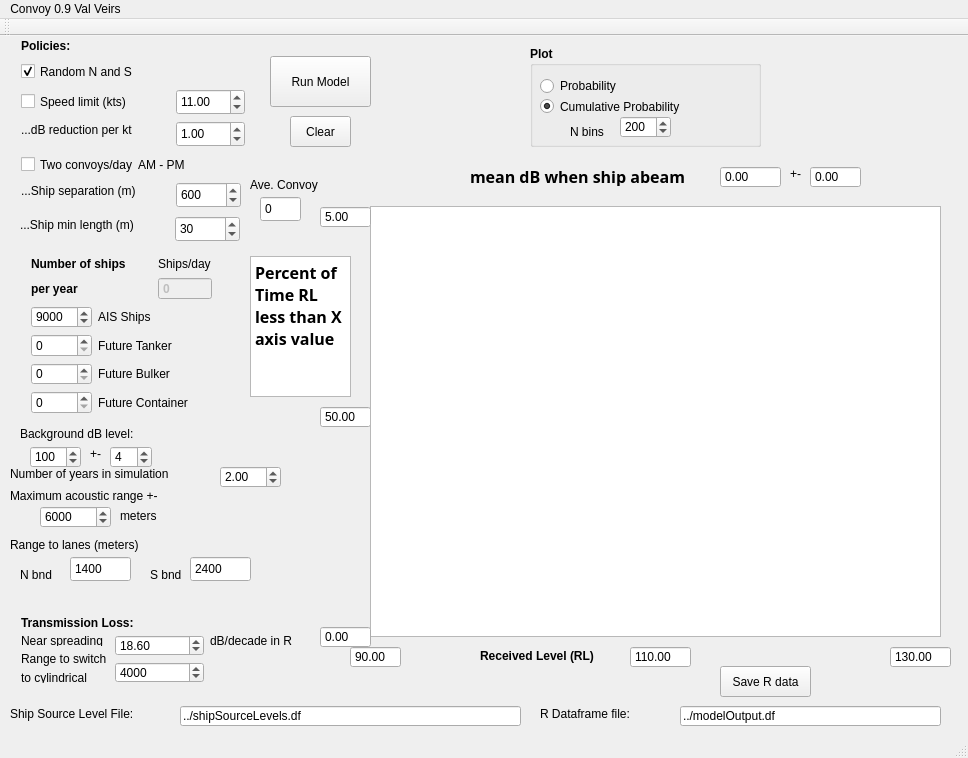
<?xml version="1.0" encoding="UTF-8"?>
<ui version="4.0">
 <class>Convoy</class>
 <widget class="QMainWindow" name="Convoy">
  <property name="enabled">
   <bool>true</bool>
  </property>
  <property name="geometry">
   <rect>
    <x>0</x>
    <y>0</y>
    <width>968</width>
    <height>758</height>
   </rect>
  </property>
  <property name="windowTitle">
   <string>Convoy - 0.9 - Val Veirs - Beam Reach</string>
  </property>
  <widget class="QWidget" name="centralWidget">
   <widget class="QPushButton" name="runModel">
    <property name="geometry">
     <rect>
      <x>270</x>
      <y>20</y>
      <width>101</width>
      <height>51</height>
     </rect>
    </property>
    <property name="text">
     <string>Run Model</string>
    </property>
   </widget>
   <widget class="QLabel" name="label">
    <property name="geometry">
     <rect>
      <x>10</x>
      <y>670</y>
      <width>171</width>
      <height>16</height>
     </rect>
    </property>
    <property name="text">
     <string>Ship Source Level File:</string>
    </property>
   </widget>
   <widget class="QLineEdit" name="inputFile">
    <property name="geometry">
     <rect>
      <x>180</x>
      <y>670</y>
      <width>341</width>
      <height>20</height>
     </rect>
    </property>
    <property name="text">
     <string>../shipSourceLevels.df</string>
    </property>
   </widget>
   <widget class="QLabel" name="label_25">
    <property name="geometry">
     <rect>
      <x>540</x>
      <y>670</y>
      <width>131</width>
      <height>16</height>
     </rect>
    </property>
    <property name="text">
     <string>R Dataframe file:</string>
    </property>
   </widget>
   <widget class="QPushButton" name="saveRdata">
    <property name="geometry">
     <rect>
      <x>720</x>
      <y>630</y>
      <width>91</width>
      <height>31</height>
     </rect>
    </property>
    <property name="text">
     <string>Save R data</string>
    </property>
   </widget>
   <widget class="QLineEdit" name="outputFileName">
    <property name="geometry">
     <rect>
      <x>680</x>
      <y>670</y>
      <width>261</width>
      <height>20</height>
     </rect>
    </property>
    <property name="text">
     <string>../modelOutput.df</string>
    </property>
   </widget>
   <widget class="QDoubleSpinBox" name="nYears">
    <property name="geometry">
     <rect>
      <x>220</x>
      <y>430</y>
      <width>61</width>
      <height>22</height>
     </rect>
    </property>
    <property name="singleStep">
     <double>1.000000000000000</double>
    </property>
    <property name="value">
     <double>2.000000000000000</double>
    </property>
   </widget>
   <widget class="QSpinBox" name="dbBackgroundSigma">
    <property name="geometry">
     <rect>
      <x>110</x>
      <y>410</y>
      <width>42</width>
      <height>22</height>
     </rect>
    </property>
    <property name="maximum">
     <number>150</number>
    </property>
    <property name="value">
     <number>4</number>
    </property>
   </widget>
   <widget class="QSpinBox" name="dbBackground">
    <property name="geometry">
     <rect>
      <x>30</x>
      <y>410</y>
      <width>51</width>
      <height>22</height>
     </rect>
    </property>
    <property name="maximum">
     <number>150</number>
    </property>
    <property name="value">
     <number>100</number>
    </property>
   </widget>
   <widget class="QLabel" name="label_2">
    <property name="geometry">
     <rect>
      <x>20</x>
      <y>390</y>
      <width>151</width>
      <height>16</height>
     </rect>
    </property>
    <property name="text">
     <string>Background dB level:</string>
    </property>
   </widget>
   <widget class="QLabel" name="label_51">
    <property name="geometry">
     <rect>
      <x>10</x>
      <y>430</y>
      <width>221</width>
      <height>16</height>
     </rect>
    </property>
    <property name="text">
     <string>Number of years in simulation</string>
    </property>
   </widget>
   <widget class="QLabel" name="label_23">
    <property name="geometry">
     <rect>
      <x>90</x>
      <y>410</y>
      <width>21</width>
      <height>16</height>
     </rect>
    </property>
    <property name="text">
     <string>+-</string>
    </property>
   </widget>
   <widget class="QDoubleSpinBox" name="yMid">
    <property name="geometry">
     <rect>
      <x>320</x>
      <y>370</y>
      <width>51</width>
      <height>22</height>
     </rect>
    </property>
    <property name="buttonSymbols">
     <enum>QAbstractSpinBox::NoButtons</enum>
    </property>
    <property name="maximum">
     <double>9999.989999999999782</double>
    </property>
    <property name="value">
     <double>50.000000000000000</double>
    </property>
   </widget>
   <widget class="QDoubleSpinBox" name="xMid">
    <property name="geometry">
     <rect>
      <x>630</x>
      <y>610</y>
      <width>61</width>
      <height>22</height>
     </rect>
    </property>
    <property name="buttonSymbols">
     <enum>QAbstractSpinBox::NoButtons</enum>
    </property>
    <property name="maximum">
     <double>999999.989999999990687</double>
    </property>
    <property name="value">
     <double>110.000000000000000</double>
    </property>
   </widget>
   <widget class="QGraphicsView" name="graphicsView">
    <property name="geometry">
     <rect>
      <x>370</x>
      <y>170</y>
      <width>571</width>
      <height>431</height>
     </rect>
    </property>
   </widget>
   <widget class="QDoubleSpinBox" name="yMax">
    <property name="geometry">
     <rect>
      <x>320</x>
      <y>170</y>
      <width>51</width>
      <height>22</height>
     </rect>
    </property>
    <property name="buttonSymbols">
     <enum>QAbstractSpinBox::NoButtons</enum>
    </property>
    <property name="maximum">
     <double>9999.989999999999782</double>
    </property>
    <property name="value">
     <double>5.000000000000000</double>
    </property>
   </widget>
   <widget class="QDoubleSpinBox" name="yMin">
    <property name="geometry">
     <rect>
      <x>320</x>
      <y>590</y>
      <width>51</width>
      <height>22</height>
     </rect>
    </property>
    <property name="buttonSymbols">
     <enum>QAbstractSpinBox::NoButtons</enum>
    </property>
    <property name="maximum">
     <double>9999.989999999999782</double>
    </property>
    <property name="value">
     <double>0.000000000000000</double>
    </property>
   </widget>
   <widget class="QDoubleSpinBox" name="xMax">
    <property name="geometry">
     <rect>
      <x>890</x>
      <y>610</y>
      <width>61</width>
      <height>22</height>
     </rect>
    </property>
    <property name="buttonSymbols">
     <enum>QAbstractSpinBox::NoButtons</enum>
    </property>
    <property name="maximum">
     <double>999999.989999999990687</double>
    </property>
    <property name="value">
     <double>130.000000000000000</double>
    </property>
   </widget>
   <widget class="QDoubleSpinBox" name="xMin">
    <property name="geometry">
     <rect>
      <x>350</x>
      <y>610</y>
      <width>51</width>
      <height>22</height>
     </rect>
    </property>
    <property name="buttonSymbols">
     <enum>QAbstractSpinBox::NoButtons</enum>
    </property>
    <property name="maximum">
     <double>9999.989999999999782</double>
    </property>
    <property name="value">
     <double>90.000000000000000</double>
    </property>
   </widget>
   <widget class="QGroupBox" name="groupBox_2">
    <property name="geometry">
     <rect>
      <x>530</x>
      <y>10</y>
      <width>231</width>
      <height>101</height>
     </rect>
    </property>
    <property name="font">
     <font>
      <weight>75</weight>
      <bold>true</bold>
     </font>
    </property>
    <property name="title">
     <string>Plot</string>
    </property>
    <widget class="QRadioButton" name="graphY_0">
     <property name="geometry">
      <rect>
       <x>10</x>
       <y>30</y>
       <width>111</width>
       <height>20</height>
      </rect>
     </property>
     <property name="font">
      <font>
       <weight>50</weight>
       <bold>false</bold>
      </font>
     </property>
     <property name="text">
      <string>Probability</string>
     </property>
    </widget>
    <widget class="QRadioButton" name="graphY_1">
     <property name="geometry">
      <rect>
       <x>10</x>
       <y>50</y>
       <width>181</width>
       <height>21</height>
      </rect>
     </property>
     <property name="font">
      <font>
       <weight>50</weight>
       <bold>false</bold>
      </font>
     </property>
     <property name="text">
      <string>Cumulative Probability</string>
     </property>
     <property name="checked">
      <bool>true</bool>
     </property>
    </widget>
    <widget class="QSpinBox" name="nBins">
     <property name="geometry">
      <rect>
       <x>90</x>
       <y>70</y>
       <width>51</width>
       <height>22</height>
      </rect>
     </property>
     <property name="font">
      <font>
       <weight>50</weight>
       <bold>false</bold>
      </font>
     </property>
     <property name="maximum">
      <number>9999</number>
     </property>
     <property name="singleStep">
      <number>100</number>
     </property>
     <property name="value">
      <number>200</number>
     </property>
    </widget>
    <widget class="QLabel" name="label_52">
     <property name="geometry">
      <rect>
       <x>40</x>
       <y>80</y>
       <width>49</width>
       <height>11</height>
      </rect>
     </property>
     <property name="font">
      <font>
       <weight>50</weight>
       <bold>false</bold>
      </font>
     </property>
     <property name="text">
      <string>N bins</string>
     </property>
    </widget>
   </widget>
   <widget class="QWidget" name="layoutWidget">
    <property name="geometry">
     <rect>
      <x>20</x>
      <y>210</y>
      <width>203</width>
      <height>179</height>
     </rect>
    </property>
    <layout class="QGridLayout" name="gridLayout">
     <item row="0" column="0" colspan="2">
      <widget class="QLabel" name="label_8">
       <property name="font">
        <font>
         <weight>75</weight>
         <bold>true</bold>
        </font>
       </property>
       <property name="text">
        <string>Number of ships </string>
       </property>
      </widget>
     </item>
     <item row="0" column="2">
      <widget class="QLabel" name="label_26">
       <property name="text">
        <string>Ships/day</string>
       </property>
      </widget>
     </item>
     <item row="1" column="0">
      <widget class="QLabel" name="label_3">
       <property name="font">
        <font>
         <weight>75</weight>
         <bold>true</bold>
        </font>
       </property>
       <property name="text">
        <string>per year</string>
       </property>
      </widget>
     </item>
     <item row="1" column="2">
      <widget class="QSpinBox" name="shipsPerDay">
       <property name="enabled">
        <bool>false</bool>
       </property>
       <property name="font">
        <font>
         <weight>75</weight>
         <bold>true</bold>
        </font>
       </property>
       <property name="buttonSymbols">
        <enum>QAbstractSpinBox::NoButtons</enum>
       </property>
       <property name="maximum">
        <number>99999</number>
       </property>
       <property name="singleStep">
        <number>100</number>
       </property>
       <property name="value">
        <number>0</number>
       </property>
      </widget>
     </item>
     <item row="2" column="0">
      <widget class="QSpinBox" name="N_ships_0">
       <property name="maximum">
        <number>99999</number>
       </property>
       <property name="singleStep">
        <number>100</number>
       </property>
       <property name="value">
        <number>9000</number>
       </property>
      </widget>
     </item>
     <item row="2" column="1" colspan="2">
      <widget class="QLabel" name="label_9">
       <property name="text">
        <string>AIS Ships</string>
       </property>
      </widget>
     </item>
     <item row="3" column="0">
      <widget class="QSpinBox" name="N_ships_1">
       <property name="maximum">
        <number>99999</number>
       </property>
       <property name="singleStep">
        <number>100</number>
       </property>
       <property name="value">
        <number>0</number>
       </property>
      </widget>
     </item>
     <item row="3" column="1" colspan="2">
      <widget class="QLabel" name="label_10">
       <property name="text">
        <string>Future Tanker</string>
       </property>
      </widget>
     </item>
     <item row="4" column="0">
      <widget class="QSpinBox" name="N_ships_2">
       <property name="maximum">
        <number>99999</number>
       </property>
       <property name="singleStep">
        <number>100</number>
       </property>
       <property name="value">
        <number>0</number>
       </property>
      </widget>
     </item>
     <item row="4" column="1" colspan="2">
      <widget class="QLabel" name="label_11">
       <property name="text">
        <string>Future Bulker</string>
       </property>
      </widget>
     </item>
     <item row="5" column="0">
      <widget class="QSpinBox" name="N_ships_3">
       <property name="maximum">
        <number>99999</number>
       </property>
       <property name="singleStep">
        <number>100</number>
       </property>
       <property name="value">
        <number>0</number>
       </property>
      </widget>
     </item>
     <item row="5" column="1" colspan="2">
      <widget class="QLabel" name="label_12">
       <property name="text">
        <string>Future Container</string>
       </property>
      </widget>
     </item>
    </layout>
   </widget>
   <widget class="QLabel" name="label_24">
    <property name="geometry">
     <rect>
      <x>10</x>
      <y>450</y>
      <width>201</width>
      <height>20</height>
     </rect>
    </property>
    <property name="text">
     <string>Maximum acoustic range +-</string>
    </property>
   </widget>
   <widget class="QSpinBox" name="maxRange">
    <property name="geometry">
     <rect>
      <x>40</x>
      <y>470</y>
      <width>71</width>
      <height>22</height>
     </rect>
    </property>
    <property name="maximum">
     <number>25000</number>
    </property>
    <property name="singleStep">
     <number>1000</number>
    </property>
    <property name="value">
     <number>6000</number>
    </property>
   </widget>
   <widget class="QLabel" name="label_35">
    <property name="geometry">
     <rect>
      <x>120</x>
      <y>470</y>
      <width>49</width>
      <height>20</height>
     </rect>
    </property>
    <property name="text">
     <string>meters</string>
    </property>
   </widget>
   <widget class="QLabel" name="label_4">
    <property name="geometry">
     <rect>
      <x>10</x>
      <y>500</y>
      <width>171</width>
      <height>17</height>
     </rect>
    </property>
    <property name="text">
     <string>Range to lanes (meters)</string>
    </property>
   </widget>
   <widget class="QSpinBox" name="laneRange_0">
    <property name="geometry">
     <rect>
      <x>70</x>
      <y>520</y>
      <width>61</width>
      <height>26</height>
     </rect>
    </property>
    <property name="buttonSymbols">
     <enum>QAbstractSpinBox::NoButtons</enum>
    </property>
    <property name="maximum">
     <number>9999</number>
    </property>
    <property name="value">
     <number>1400</number>
    </property>
   </widget>
   <widget class="QSpinBox" name="laneRange_1">
    <property name="geometry">
     <rect>
      <x>190</x>
      <y>520</y>
      <width>61</width>
      <height>26</height>
     </rect>
    </property>
    <property name="buttonSymbols">
     <enum>QAbstractSpinBox::NoButtons</enum>
    </property>
    <property name="maximum">
     <number>9999</number>
    </property>
    <property name="value">
     <number>2400</number>
    </property>
   </widget>
   <widget class="QLabel" name="label_5">
    <property name="geometry">
     <rect>
      <x>20</x>
      <y>530</y>
      <width>51</width>
      <height>17</height>
     </rect>
    </property>
    <property name="text">
     <string>N bnd</string>
    </property>
   </widget>
   <widget class="QLabel" name="label_6">
    <property name="geometry">
     <rect>
      <x>150</x>
      <y>530</y>
      <width>51</width>
      <height>17</height>
     </rect>
    </property>
    <property name="text">
     <string>S bnd</string>
    </property>
   </widget>
   <widget class="QPushButton" name="clearGraph">
    <property name="geometry">
     <rect>
      <x>290</x>
      <y>80</y>
      <width>61</width>
      <height>31</height>
     </rect>
    </property>
    <property name="text">
     <string>Clear</string>
    </property>
   </widget>
   <widget class="QDoubleSpinBox" name="dB_shipStDev">
    <property name="geometry">
     <rect>
      <x>810</x>
      <y>130</y>
      <width>51</width>
      <height>22</height>
     </rect>
    </property>
    <property name="buttonSymbols">
     <enum>QAbstractSpinBox::NoButtons</enum>
    </property>
    <property name="minimum">
     <double>-9999.000000000000000</double>
    </property>
    <property name="maximum">
     <double>9999.989999999999782</double>
    </property>
   </widget>
   <widget class="QDoubleSpinBox" name="dB_shipMean">
    <property name="geometry">
     <rect>
      <x>720</x>
      <y>130</y>
      <width>61</width>
      <height>22</height>
     </rect>
    </property>
    <property name="buttonSymbols">
     <enum>QAbstractSpinBox::NoButtons</enum>
    </property>
    <property name="minimum">
     <double>-9999.000000000000000</double>
    </property>
    <property name="maximum">
     <double>9999.989999999999782</double>
    </property>
   </widget>
   <widget class="QLabel" name="label_32">
    <property name="geometry">
     <rect>
      <x>790</x>
      <y>130</y>
      <width>21</width>
      <height>16</height>
     </rect>
    </property>
    <property name="text">
     <string>+-</string>
    </property>
   </widget>
   <widget class="QLabel" name="label_31">
    <property name="geometry">
     <rect>
      <x>470</x>
      <y>130</y>
      <width>231</width>
      <height>20</height>
     </rect>
    </property>
    <property name="font">
     <font>
      <family>Source Code Pro</family>
      <pointsize>12</pointsize>
      <weight>75</weight>
      <bold>true</bold>
     </font>
    </property>
    <property name="text">
     <string>mean dB when ship abeam</string>
    </property>
   </widget>
   <widget class="QWidget" name="layoutWidget">
    <property name="geometry">
     <rect>
      <x>10</x>
      <y>570</y>
      <width>299</width>
      <height>88</height>
     </rect>
    </property>
    <layout class="QGridLayout" name="gridLayout_3">
     <item row="0" column="0" colspan="2">
      <widget class="QLabel" name="label_7">
       <property name="font">
        <font>
         <weight>75</weight>
         <bold>true</bold>
        </font>
       </property>
       <property name="text">
        <string>Transmission Loss:</string>
       </property>
      </widget>
     </item>
     <item row="1" column="0">
      <widget class="QLabel" name="label_17">
       <property name="text">
        <string>Near spreading</string>
       </property>
      </widget>
     </item>
     <item row="1" column="1" rowspan="2">
      <widget class="QDoubleSpinBox" name="nearSpreading">
       <property name="value">
        <double>18.600000000000001</double>
       </property>
      </widget>
     </item>
     <item row="1" column="2">
      <widget class="QLabel" name="label_14">
       <property name="text">
        <string>dB/decade in R</string>
       </property>
      </widget>
     </item>
     <item row="2" column="0" rowspan="2">
      <widget class="QLabel" name="label_16">
       <property name="text">
        <string>Range to switch</string>
       </property>
      </widget>
     </item>
     <item row="3" column="1" rowspan="2">
      <widget class="QSpinBox" name="rangeCylindrical">
       <property name="maximum">
        <number>99999</number>
       </property>
       <property name="singleStep">
        <number>100</number>
       </property>
       <property name="value">
        <number>4000</number>
       </property>
      </widget>
     </item>
     <item row="4" column="0">
      <widget class="QLabel" name="label_18">
       <property name="text">
        <string>to cylindrical</string>
       </property>
      </widget>
     </item>
    </layout>
   </widget>
   <widget class="QLabel" name="label_19">
    <property name="geometry">
     <rect>
      <x>20</x>
      <y>180</y>
      <width>143</width>
      <height>17</height>
     </rect>
    </property>
    <property name="text">
     <string>...Ship min length (m)</string>
    </property>
   </widget>
   <widget class="QSpinBox" name="minShipLength">
    <property name="geometry">
     <rect>
      <x>175</x>
      <y>180</y>
      <width>65</width>
      <height>26</height>
     </rect>
    </property>
    <property name="maximum">
     <number>9999</number>
    </property>
    <property name="singleStep">
     <number>10</number>
    </property>
    <property name="value">
     <number>30</number>
    </property>
   </widget>
   <widget class="QLabel" name="label_13">
    <property name="geometry">
     <rect>
      <x>21</x>
      <y>1</y>
      <width>60</width>
      <height>17</height>
     </rect>
    </property>
    <property name="font">
     <font>
      <weight>75</weight>
      <bold>true</bold>
     </font>
    </property>
    <property name="text">
     <string>Policies:</string>
    </property>
   </widget>
   <widget class="QCheckBox" name="policy_0">
    <property name="geometry">
     <rect>
      <x>21</x>
      <y>24</y>
      <width>136</width>
      <height>23</height>
     </rect>
    </property>
    <property name="text">
     <string>Random N and S</string>
    </property>
    <property name="checked">
     <bool>true</bool>
    </property>
   </widget>
   <widget class="QCheckBox" name="policy_1">
    <property name="geometry">
     <rect>
      <x>21</x>
      <y>54</y>
      <width>136</width>
      <height>23</height>
     </rect>
    </property>
    <property name="text">
     <string>Speed limit (kts)</string>
    </property>
    <property name="checked">
     <bool>false</bool>
    </property>
   </widget>
   <widget class="QLabel" name="label_20">
    <property name="geometry">
     <rect>
      <x>21</x>
      <y>85</y>
      <width>143</width>
      <height>17</height>
     </rect>
    </property>
    <property name="text">
     <string>...dB reduction per kt</string>
    </property>
   </widget>
   <widget class="QDoubleSpinBox" name="dBperKt">
    <property name="geometry">
     <rect>
      <x>176</x>
      <y>85</y>
      <width>69</width>
      <height>26</height>
     </rect>
    </property>
    <property name="singleStep">
     <double>0.500000000000000</double>
    </property>
    <property name="value">
     <double>1.000000000000000</double>
    </property>
   </widget>
   <widget class="QCheckBox" name="policy_2">
    <property name="geometry">
     <rect>
      <x>21</x>
      <y>117</y>
      <width>204</width>
      <height>23</height>
     </rect>
    </property>
    <property name="text">
     <string>Two convoys/day  AM - PM</string>
    </property>
    <property name="checked">
     <bool>false</bool>
    </property>
   </widget>
   <widget class="QLabel" name="label_15">
    <property name="geometry">
     <rect>
      <x>21</x>
      <y>146</y>
      <width>143</width>
      <height>17</height>
     </rect>
    </property>
    <property name="text">
     <string>...Ship separation (m)</string>
    </property>
   </widget>
   <widget class="QSpinBox" name="shipSeparation">
    <property name="geometry">
     <rect>
      <x>176</x>
      <y>146</y>
      <width>65</width>
      <height>26</height>
     </rect>
    </property>
    <property name="maximum">
     <number>9999</number>
    </property>
    <property name="singleStep">
     <number>10</number>
    </property>
    <property name="value">
     <number>600</number>
    </property>
   </widget>
   <widget class="QDoubleSpinBox" name="speedLimit">
    <property name="geometry">
     <rect>
      <x>176</x>
      <y>53</y>
      <width>69</width>
      <height>26</height>
     </rect>
    </property>
    <property name="minimum">
     <double>5.000000000000000</double>
    </property>
    <property name="value">
     <double>11.000000000000000</double>
    </property>
   </widget>
   <widget class="QPlainTextEdit" name="yCaption">
    <property name="geometry">
     <rect>
      <x>250</x>
      <y>220</y>
      <width>101</width>
      <height>141</height>
     </rect>
    </property>
    <property name="font">
     <font>
      <family>Source Code Pro</family>
      <pointsize>12</pointsize>
      <weight>75</weight>
      <bold>true</bold>
     </font>
    </property>
    <property name="plainText">
     <string>Percent of Time RL less than X axis value</string>
    </property>
   </widget>
   <widget class="QLabel" name="label_21">
    <property name="geometry">
     <rect>
      <x>480</x>
      <y>610</y>
      <width>171</width>
      <height>20</height>
     </rect>
    </property>
    <property name="font">
     <font>
      <weight>75</weight>
      <bold>true</bold>
     </font>
    </property>
    <property name="text">
     <string>Received Level (RL)</string>
    </property>
   </widget>
   <widget class="QLabel" name="label_22">
    <property name="geometry">
     <rect>
      <x>250</x>
      <y>140</y>
      <width>91</width>
      <height>17</height>
     </rect>
    </property>
    <property name="text">
     <string>Ave. Convoy</string>
    </property>
   </widget>
   <widget class="QSpinBox" name="convoySize">
    <property name="geometry">
     <rect>
      <x>260</x>
      <y>160</y>
      <width>41</width>
      <height>26</height>
     </rect>
    </property>
    <property name="buttonSymbols">
     <enum>QAbstractSpinBox::NoButtons</enum>
    </property>
    <property name="maximum">
     <number>9999</number>
    </property>
    <property name="value">
     <number>0</number>
    </property>
   </widget>
  </widget>
  <widget class="QMenuBar" name="menuBar">
   <property name="geometry">
    <rect>
     <x>0</x>
     <y>0</y>
     <width>968</width>
     <height>22</height>
    </rect>
   </property>
   <widget class="QMenu" name="menuConvoy_0_9_Val_Veirs">
    <property name="title">
     <string>Convoy 0.9 Val Veirs</string>
    </property>
   </widget>
   <addaction name="menuConvoy_0_9_Val_Veirs"/>
  </widget>
  <widget class="QToolBar" name="mainToolBar">
   <attribute name="toolBarArea">
    <enum>TopToolBarArea</enum>
   </attribute>
   <attribute name="toolBarBreak">
    <bool>false</bool>
   </attribute>
  </widget>
  <widget class="QStatusBar" name="statusBar"/>
 </widget>
 <layoutdefault spacing="6" margin="11"/>
 <resources/>
 <connections/>
</ui>
